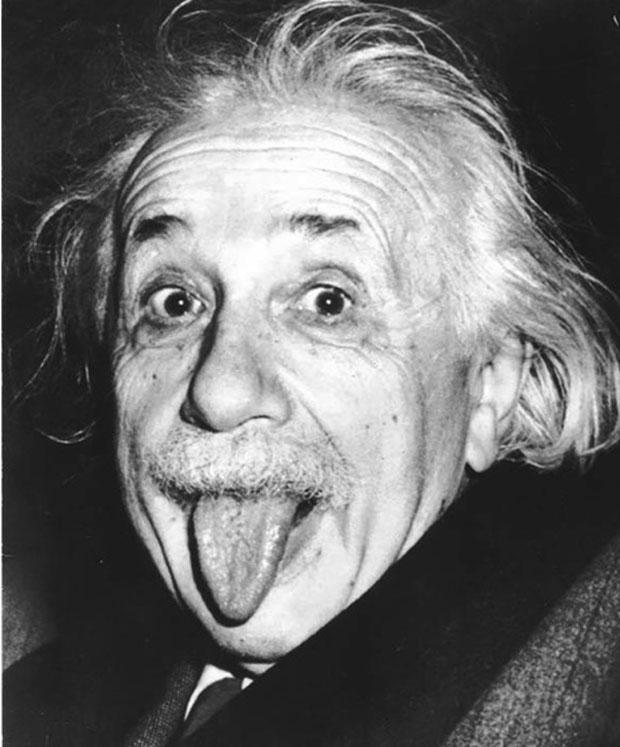
#> input picture code/einstein1_7.jpg, 620 x 747 px
$ python fourier_orig.py
#> lines starting #> are read from the running program, lines starting #| are printed output that depends on the picture; after the words box and inside, x2 and y2 are one past the last pixel; in counts of white or black regions, pixels touching at a corner belong together
from matplotlib import pyplot as plt

import numpy as np

# numpy's fft implementation is slow, so use FFTW as a drop-in replacement
import pyfftw.interfaces.numpy_fft as fft

from math import floor

# Load an image
image = plt.imread("einstein1_7.jpg")
#> image is the input picture: shape (747, 620, 3); min 10, max 255, mean 110.7

# Make image greyscale
image = np.average(image, axis=2)
#> image: shape (747, 620) float64

# Set up geometry
width, height = image.shape
#> width = 747; height = 620

centre_x = floor(width) / 2
#> centre_x = 373.5
centre_y = floor(height) / 2
#> centre_y = 310

x_axis = np.arange(width)
#> x_axis = 747 values from 0 to 746
y_axis = np.arange(height)
#> y_axis = 620 values from 0 to 619

# Create circular filter
filter_radius = 100
filter = np.zeros_like(image)

for i in range(width):
    for j in range(height):
        if (i - centre_x) ** 2 + (j - centre_y) ** 2 > filter_radius ** 2:
            filter[i, j] = 1
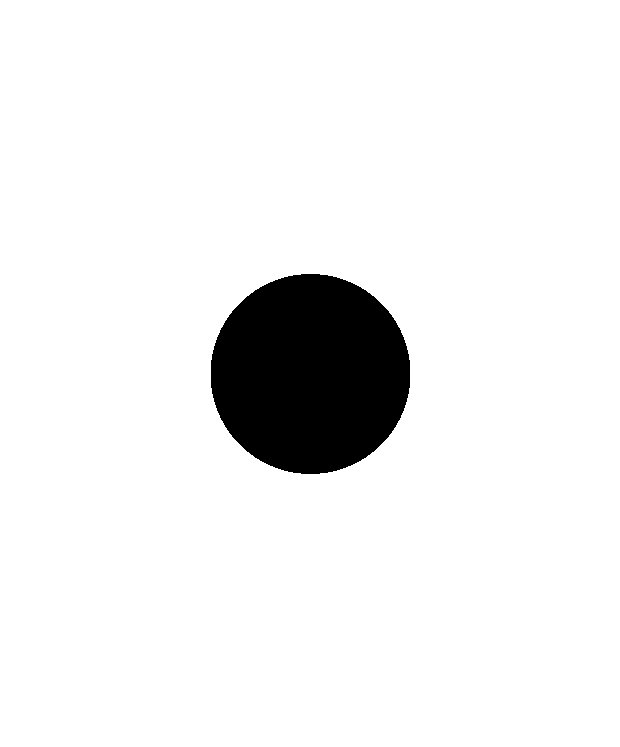
#> filter: shape (747, 620) float64; values 0 (black) and 1 (white), 93.2% white; 1 black region, box (x1, y1, x2, y2) and area: (211, 274, 410, 474) 31392

# Invert: lowpass filter
filter = 1 - filter

# Move to Fourier plane
#> (the run stopped early here; a loop or call above may not have finished)
